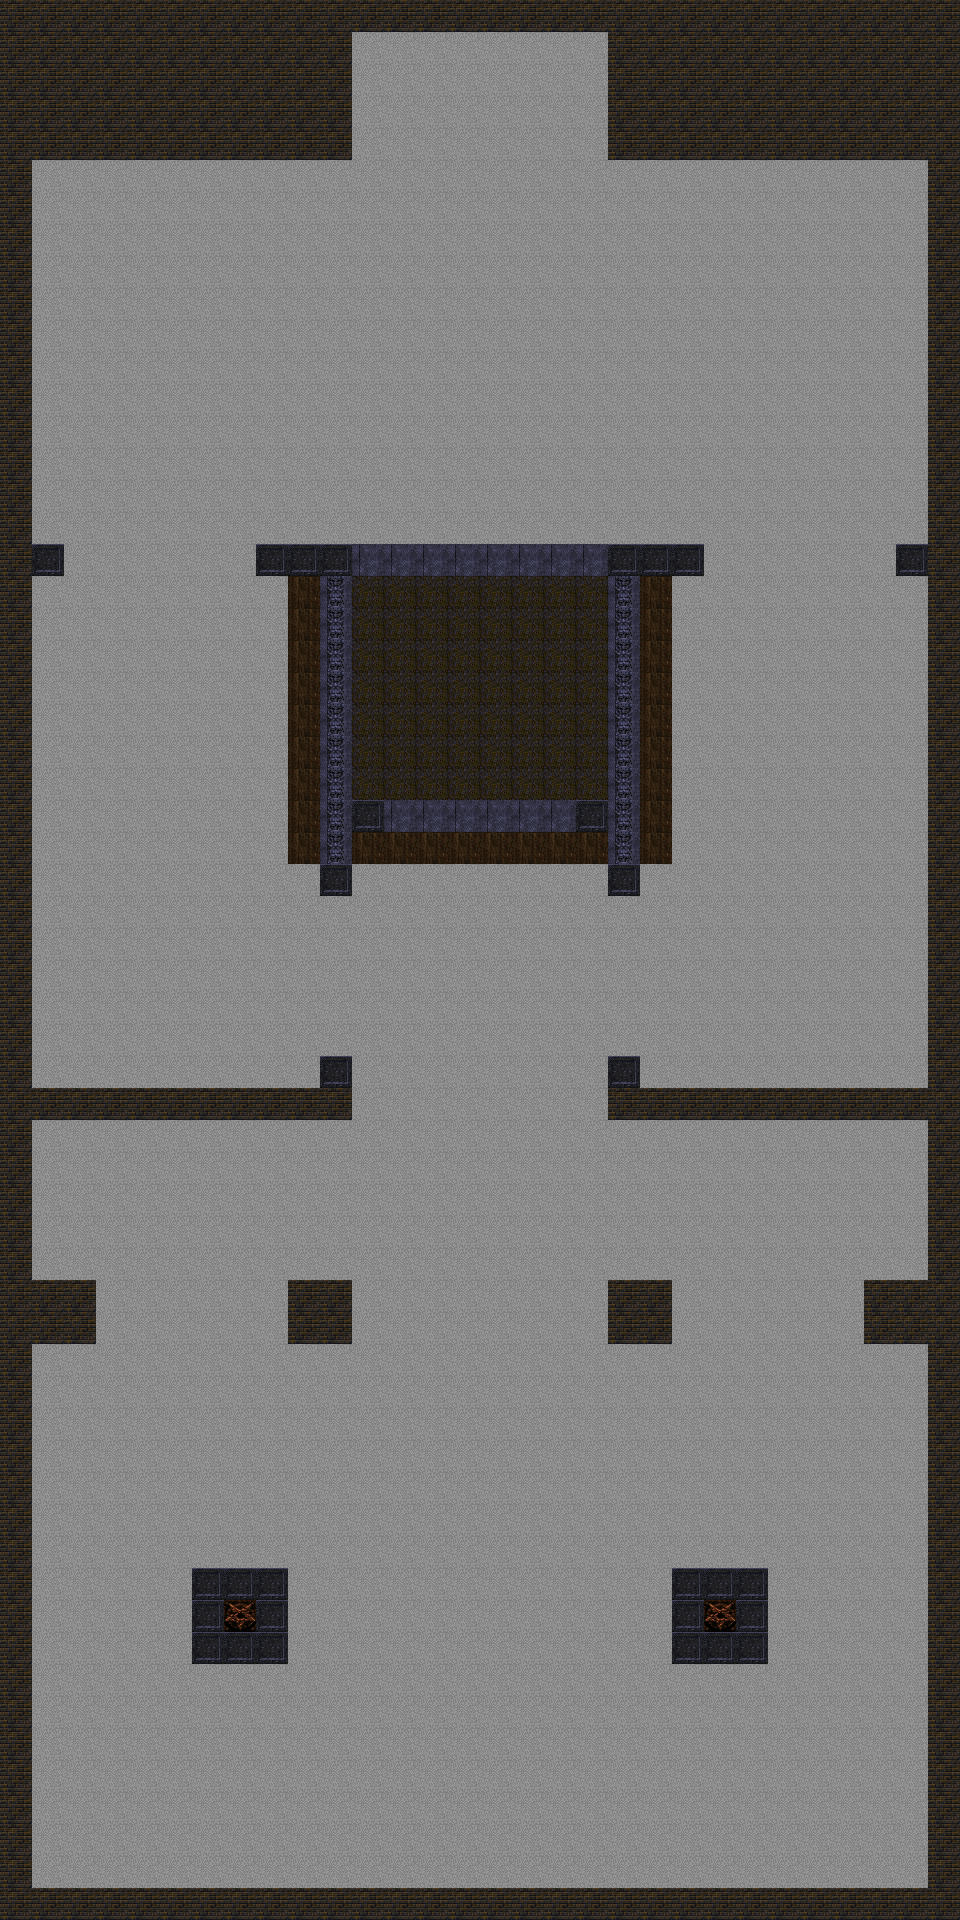

The image is a tile-based game level rendered from a .tmx file. Its description and source (layers, tilesets, objects; grid data summarised) follow:
An orthogonal 30x60 tile map with 32x32 px tiles, 2 tile layers (background, walls), 2 tilesets and 20 objects (8x powerups, 4x waypoint, 3x spawn, 3x weapon, 2x ammo).

<map version="1.4" tiledversion="2021.01.13" orientation="orthogonal" renderorder="right-down" width="30" height="60" tilewidth="32" tileheight="32" infinite="0" nextlayerid="6" nextobjectid="21">
 <editorsettings>
  <export target="dm2.lua" format="lua" />
 </editorsettings>
 <tileset firstgid="1" name="tileset" tilewidth="32" tileheight="32" tilecount="171" columns="9">
  <image source="../myTiles/tileset.png" width="288" height="608" />
  <tile id="0">
   <properties>
    <property name="damage" type="int" value="2" />
   </properties>
  </tile>
 </tileset>
 <tileset firstgid="172" name="quakeone_r366" tilewidth="32" tileheight="32" tilecount="256" columns="16">
  <image source="../myTiles/quakeone_r366.bmp" width="512" height="512" />
 </tileset>
 <layer id="1" name="background" width="30" height="60">
  <data>[1800 cells, 1800 non-empty, 1 distinct tile ids]</data>
 </layer>
 <layer id="2" name="walls" width="30" height="60">
  <properties>
   <property name="collidable" type="bool" value="true" />
  </properties>
  <data>[1800 cells, 438 non-empty, 7 distinct tile ids]</data>
 </layer>
 <objectgroup id="3" name="Spawn_points">
  <object id="1" name="spawn" gid="54" x="69.2657" y="221.816" width="32" height="32">
   <properties>
    <property name="orientation" type="int" value="45" />
   </properties>
  </object>
  <object id="2" name="spawn" gid="54" x="866.667" y="1853.33" width="32" height="32">
   <properties>
    <property name="orientation" type="int" value="180" />
   </properties>
  </object>
  <object id="3" name="spawn" gid="54" x="66.6667" y="1185.33" width="32" height="32">
   <properties>
    <property name="orientation" type="int" value="45" />
   </properties>
  </object>
 </objectgroup>
 <objectgroup id="4" name="powerups">
  <object id="4" name="armour" type="powerups" x="70.6667" y="1576" width="16" height="16">
   <properties>
    <property name="points" type="int" value="10" />
   </properties>
  </object>
  <object id="5" name="armour" type="powerups" x="72" y="1648" width="16" height="16">
   <properties>
    <property name="points" type="int" value="10" />
   </properties>
  </object>
  <object id="6" name="armour" type="powerups" x="69.3333" y="1708" width="16" height="16">
   <properties>
    <property name="points" type="int" value="10" />
   </properties>
  </object>
  <object id="7" name="health" type="powerups" x="872" y="1710.67" width="16" height="16">
   <properties>
    <property name="points" type="int" value="10" />
   </properties>
  </object>
  <object id="8" name="health" type="powerups" x="876" y="1582.67" width="16" height="16">
   <properties>
    <property name="points" type="int" value="10" />
   </properties>
  </object>
  <object id="9" name="health" type="powerups" x="873.333" y="1648" width="16" height="16">
   <properties>
    <property name="points" type="int" value="10" />
   </properties>
  </object>
  <object id="10" name="weaponRocket" type="weapon" x="464" y="1616" />
  <object id="11" name="weaponShotgun" type="weapon" x="816" y="1172" />
  <object id="12" name="weaponPlasma" type="weapon" x="464" y="493.333" />
  <object id="16" name="megaArmour" type="powerups" x="454.667" y="72" width="16" height="16">
   <properties>
    <property name="points" type="int" value="10" />
   </properties>
  </object>
  <object id="17" name="megaHealth" type="powerups" x="489.333" y="904" width="16" height="16">
   <properties>
    <property name="points" type="int" value="10" />
   </properties>
  </object>
  <object id="18" name="ammoPlasma" type="ammo" x="73.3333" y="1382.67" width="16" height="16" />
  <object id="19" name="ammoShotgun" type="ammo" x="838.667" y="201.333" width="16" height="16" />
 </objectgroup>
 <objectgroup id="5" name="waypoints">
  <object id="13" name="waypoint" gid="13" x="450.667" y="1218.67" width="32" height="32">
   <properties>
    <property name="objective" value="navigation" />
   </properties>
  </object>
  <object id="14" name="waypoint" gid="13" x="133.333" y="772" width="32" height="32">
   <properties>
    <property name="objective" value="navigation" />
   </properties>
  </object>
  <object id="15" name="waypoint" gid="13" x="802.667" y="768" width="32" height="32">
   <properties>
    <property name="objective" value="navigation" />
   </properties>
  </object>
  <object id="20" name="waypoint" gid="13" x="450.667" y="320" width="32" height="32">
   <properties>
    <property name="objective" value="navigation" />
   </properties>
  </object>
 </objectgroup>
</map>
